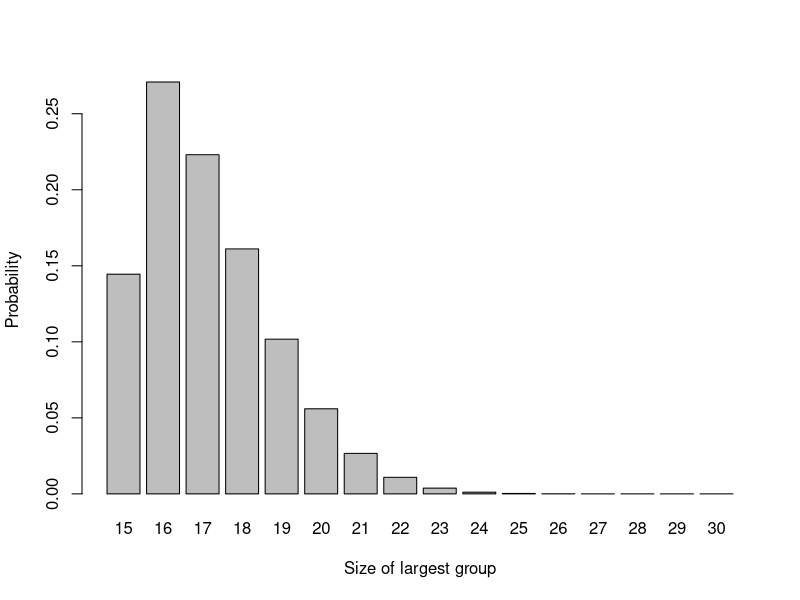
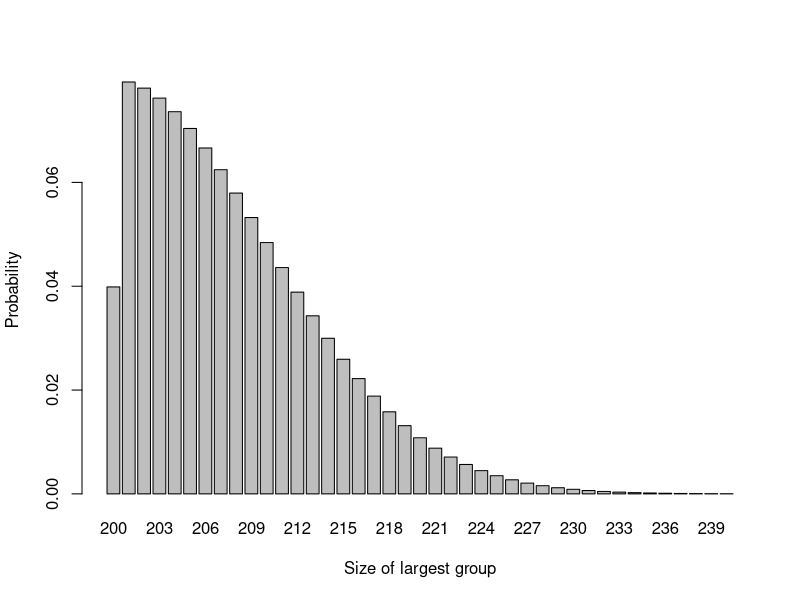

Write the R code that produced these figures, in order. (Note: this script raises an error after producing the figures.)
## ---- chunk 1
n = 15
rvec = 15:30
pvec = sapply(
  1:length(rvec),
  function(i){
    if(rvec[i]==n){
      choose(2*n, rvec[i])* 0.5^(2*n)
    } else {
      2*choose(2*n, rvec[i])* 0.5^(2*n)  
    }
  }
  
) 
df1 = data.frame(r=rvec, p=pvec)
barplot(p~r, data=df1, xlab = "Size of largest group", ylab = "Probability")
## ---- chunk 2
n = 200
rvec = 200:240
pvec = sapply(
  1:length(rvec),
  function(i){
    if(rvec[i]==n){
      choose(2*n, rvec[i])* 0.5^(2*n)
    } else {
      2*choose(2*n, rvec[i])* 0.5^(2*n)  
    }
  }
  
) 
df1 = data.frame(r=rvec, p=pvec)
barplot(p~r, data=df1, xlab = "Size of largest group", ylab = "Probability")
## ---- chunk 3
powerfun = function(n,m){
  sqrt_term= sqrt((n*m/30))
  pnorm(sqrt_term-qnorm(0.975))
}
# powerfun(15,15)
# powerfun(20,10)
# powerfun(6,24)
## ---- chunk 4

biased.coin = function(
  n,     # how many allocations to do
  p,      # the probability P as above
  seed = 60003
){
  set.seed(seed)
  abs_Dn = c(1)     # the first imbalance has to be one
  
  for (i in 2:n){
    if (abs_Dn[i-1] == 0){
      abs_Dn[i] = 1 
    } else {
      abs_Dn[i] = sample(c(abs_Dn[i-1]-1, abs_Dn[i-1]+1), size = 1, prob = c(p, 1-p))
    }
  }
  Dn_df = data.frame(
    ID = 1:n,
    abs_Dn = abs_Dn
  )
  Dn_df
}

abs_50_23a = biased.coin(n=50, p=0.667)
plot1 = ggplot(data=abs_50_23a, aes(x=ID, y=abs_Dn)) + 
  geom_line() + geom_point(col=2) + 
  xlab("Participant ID") + ylab("Absolute Imbalance") +
  ylim(0, 8)

abs_50_23b = biased.coin(n=50, p=0.667, seed = 2863727)
plot2 = ggplot(data=abs_50_23b, aes(x=ID, y=abs_Dn)) + geom_line() + geom_point(col=2) + xlab("Participant ID") + ylab("Absolute Imbalance")+
  ylim(0, 8)

abs_50_23c = biased.coin(n=50, p=0.667, seed = 2313467)
plot3 = ggplot(data=abs_50_23c, aes(x=ID, y=abs_Dn)) + geom_line() + geom_point(col=2) + xlab("Participant ID") + ylab("Absolute Imbalance")+
  ylim(0, 8)

abs_50_23d = biased.coin(n=50, p=0.667, seed = 2682144)
plot4 = ggplot(data=abs_50_23d, aes(x=ID, y=abs_Dn)) + geom_line() + geom_point(col=2) + xlab("Participant ID") + ylab("Absolute Imbalance")+
  ylim(0, 8)


grid.arrange(plot1, plot2, plot3, plot4, nrow=2)

## ---- chunk 5
abs_50_55a = biased.coin(n=50, p=0.55)
plot1 = ggplot(data=abs_50_55a, aes(x=ID, y=abs_Dn)) + geom_line() + geom_point(col=2) + xlab("Participant ID") + ylab("Absolute Imbalance") +
  ylim(0, 18)

abs_50_55b = biased.coin(n=50, p=0.55, seed = 2863727)
plot2 = ggplot(data=abs_50_55b, aes(x=ID, y=abs_Dn)) + geom_line() + geom_point(col=2) + xlab("Participant ID") + ylab("Absolute Imbalance") +
  ylim(0, 18)

abs_50_55c = biased.coin(n=50, p=0.55, seed = 2313467)
plot3 = ggplot(data=abs_50_55c, aes(x=ID, y=abs_Dn)) + geom_line() + geom_point(col=2) + xlab("Participant ID") + ylab("Absolute Imbalance") +
  ylim(0, 18)

abs_50_55d = biased.coin(n=50, p=0.55, seed = 2682144)
plot4 = ggplot(data=abs_50_55d, aes(x=ID, y=abs_Dn)) + geom_line() + geom_point(col=2) + xlab("Participant ID") + ylab("Absolute Imbalance") +
  ylim(0, 18)


grid.arrange(plot1, plot2, plot3, plot4, nrow=2)

## ---- chunk 6
abs_50_9a = biased.coin(n=50, p=0.9)
plot1 = ggplot(data=abs_50_9a, aes(x=ID, y=abs_Dn)) + geom_line() + geom_point(col=2) + xlab("Participant ID") + ylab("Absolute Imbalance") +
  ylim(0, 4) 

abs_50_9b = biased.coin(n=50, p=0.9, seed = 2863727)
plot2 = ggplot(data=abs_50_9b, aes(x=ID, y=abs_Dn)) + geom_line() + geom_point(col=2) + xlab("Participant ID") + ylab("Absolute Imbalance") +
  ylim(0, 4) 

abs_50_9c = biased.coin(n=50, p=0.9, seed = 2313467)
plot3 = ggplot(data=abs_50_9c, aes(x=ID, y=abs_Dn)) + geom_line() + geom_point(col=2) + xlab("Participant ID") + ylab("Absolute Imbalance") +
  ylim(0, 4) 

abs_50_9d = biased.coin(n=50, p=0.9, seed = 2682144)
plot4 = ggplot(data=abs_50_9d, aes(x=ID, y=abs_Dn)) + geom_line() + geom_point(col=2) + xlab("Participant ID") + ylab("Absolute Imbalance") +
  ylim(0, 4) 


grid.arrange(plot1, plot2, plot3, plot4, nrow=2)
## ---- chunk 7
urn = function(r,s,N, seed = 60003){
  Dn = c(1)    # the first imbalance has to be one
  for (n in 2:N){
    p_inc = 0.5 - (Dn[n-1]*s)/(2*(2*r+(n-1)*s))
    p_dec = 0.5 + (Dn[n-1]*s)/(2*(2*r+(n-1)*s))
    if (Dn[n-1]==0){
      Dn[n] = 1
    } else {
      Dn[n] = sample(
        c(Dn[n-1]+1, Dn[n-1]-1), 
        size=1, 
        prob = c(p_inc, p_dec))
    }
    
  }
  Dn_df = data.frame(ID = 1:N, Dn = Dn)
  Dn_df
}

## ---- chunk 8

urn1 = urn(1,1,50)
urn2 = urn(1,1,50, seed = 6004)
urn3 = urn(1,1,50, seed = 5678)
urn4 = urn(1,1,50, seed = 431)

plot1 = ggplot(data=urn1, aes(x=ID, y=Dn)) + geom_line() +
  geom_point(col=2) + xlab("Participant ID") + 
  ylab("Absolute Imbalance") +ylim(0,10)
plot2 = ggplot(data=urn2, aes(x=ID, y=Dn)) + geom_line() +
  geom_point(col=2) + xlab("Participant ID") + 
  ylab("Absolute Imbalance")+ylim(0,10)
plot3 = ggplot(data=urn3, aes(x=ID, y=Dn)) + geom_line() +
  geom_point(col=2) + xlab("Participant ID") + 
  ylab("Absolute Imbalance")+ylim(0,10)
plot4 = ggplot(data=urn4, aes(x=ID, y=Dn)) + geom_line() +
  geom_point(col=2) + xlab("Participant ID") + 
  ylab("Absolute Imbalance")+ylim(0,10)

grid.arrange(plot1, plot2, plot3, plot4, nrow=2)


## ---- chunk 9

urn1 = urn(1,8,50)
urn2 = urn(1,8,50, seed = 6004)
urn3 = urn(1,8,50, seed = 5678)
urn4 = urn(1,8,50, seed = 431)

plot1 = ggplot(data=urn1, aes(x=ID, y=Dn)) + geom_line() +
  geom_point(col=2) + xlab("Participant ID") + 
  ylab("Absolute Imbalance")+ylim(0,15)
plot2 = ggplot(data=urn2, aes(x=ID, y=Dn)) + geom_line() +
  geom_point(col=2) + xlab("Participant ID") + 
  ylab("Absolute Imbalance")+ylim(0,15)
plot3 = ggplot(data=urn3, aes(x=ID, y=Dn)) + geom_line() +
  geom_point(col=2) + xlab("Participant ID") + 
  ylab("Absolute Imbalance")+ylim(0,15)
plot4 = ggplot(data=urn4, aes(x=ID, y=Dn)) + geom_line() +
  geom_point(col=2) + xlab("Participant ID") + 
  ylab("Absolute Imbalance")+ylim(0,15)

grid.arrange(plot1, plot2, plot3, plot4, nrow=2)


## ---- chunk 10

urn1 = urn(8,1,50)
urn2 = urn(8,1,50, seed = 6004)
urn3 = urn(8,1,50, seed = 5678)
urn4 = urn(8,1,50, seed = 431)

plot1 = ggplot(data=urn1, aes(x=ID, y=Dn)) + geom_line() +
  geom_point(col=2) + xlab("Participant ID") + 
  ylab("Absolute Imbalance")+ylim(0,8)
plot2 = ggplot(data=urn2, aes(x=ID, y=Dn)) + geom_line() +
  geom_point(col=2) + xlab("Participant ID") + 
  ylab("Absolute Imbalance")+ylim(0,8)
plot3 = ggplot(data=urn3, aes(x=ID, y=Dn)) + geom_line() +
  geom_point(col=2) + xlab("Participant ID") + 
  ylab("Absolute Imbalance")+ylim(0,8)
plot4 = ggplot(data=urn4, aes(x=ID, y=Dn)) + geom_line() +
  geom_point(col=2) + xlab("Participant ID") + 
  ylab("Absolute Imbalance")+ylim(0,8)

grid.arrange(plot1, plot2, plot3, plot4, nrow=2)


## ---- chunk 11
df_strat = data.frame(
  Male = c("ABAB BBAA ...", "BAAB AABB ...",  "ABAB ABBA ..."),
  Female = c("ABBA BBAA ...", "BABA BAAB ...", "ABBA BAAB ..."))
row.names(df_strat) = c("50-65", "66-80", "81 and over")
knitr::kable(df_strat)%>%kableExtra::column_spec(1, bold = TRUE)
## ---- chunk 12

output <- 
  matrix(c(
    3,4,4,4,
    1,2,6,6,
    4,2,4,5,
    4,3,5,3), 
         ncol = 2, byrow = TRUE)

df_out = data.frame(output)
names(df_out) = c("Mustine (A)", "Talc (B)")
df_out$level = c(paste0("1. 50 or younger"), "2. >50",
                       "1. I or II", "2. III or IV",
                       paste0("1. 30 months or less"),
                       "2. >30 months",
                       "1. Pre", "2. Post")
df_out$factor = c("Age", "Age", "Stage", "Stage", "Time interval", "Time interval", "Menopausal status", "Menopausal status")

df_out = df_out[,c(4,3,1,2)]

knitr::kable(df_out, caption = "Allocations of first 15 patients, divided by diagnostic factor")%>%kableExtra::column_spec(1, bold = TRUE)

## ---- chunk 13
include_graphics("images/licorice.jpg")
## ---- chunk 14
set.seed(6063)
control_df = data.frame(
  id = 1:100,
  Gender = as.factor(c(rep("Female",50), rep("Male",50))),
  Age = sort(rnorm(100, mean=50, sd=10))
)

intervention_df = data.frame(
  id = 1:100,
  Gender = as.factor(c(rep("Male",50), rep("Female",50))),
  Age = sort(rnorm(100, mean=50, sd=10))
)

mean_male_cont = round(mean(control_df$Age[control_df$Gender == "Male"]),2)
mean_male_int = round(mean(intervention_df$Age[intervention_df$Gender == "Male"]),2)
mean_female_cont = round(mean(control_df$Age[control_df$Gender == "Female"]),2)
mean_female_int = round(mean(intervention_df$Age[intervention_df$Gender == "Female"]),2)

sd_male_cont = round(sd(control_df$Age[control_df$Gender == "Male"]),2)
sd_male_int = round(sd(intervention_df$Age[intervention_df$Gender == "Male"]),2)
sd_female_cont = round(sd(control_df$Age[control_df$Gender == "Female"]),2)
sd_female_int = round(sd(intervention_df$Age[intervention_df$Gender == "Female"]),2)


df = data.frame(
  Male = c(
    sprintf("%s (%s)", mean_male_cont, sd_male_cont), 
    sprintf("%s (%s)", mean_male_int, sd_male_int)),
  Female = c(
    sprintf("%s (%s)", mean_female_cont, sd_female_cont), 
    sprintf("%s (%s)", mean_female_int, sd_female_int))
)
row.names(df) = c("Control", "Intervention")

knitr::kable(df)%>%kableExtra::column_spec(1, bold = TRUE)

## ---- chunk 15


plot_control  = ggplot(data=control_df, aes(x=Age, fill=Gender)) + 
  geom_histogram(position = "dodge") + ggtitle("Control group") +
  theme(legend.position="bottom")
plot_intervention  = ggplot(data=intervention_df, aes(x=Age, fill=Gender)) +
  geom_histogram(position = "dodge") + ggtitle("Intervention group") +
  theme(legend.position="bottom")

grid.arrange(plot_control, plot_intervention, nrow=1)
